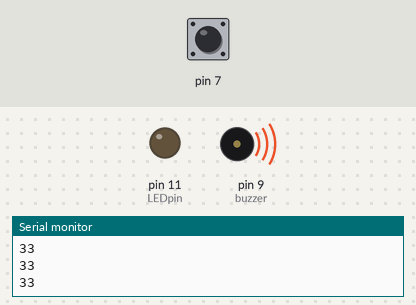
Bench run of a sketch on a simulated Arduino Uno, built with avr-gcc and run on an emulated ATmega328P. On the bench: output pins drawn as LEDs (lit = HIGH), buzzer (waves = sounding), the last lines printed to the serial monitor. The test bench sets the inputs (shaded band); at power-on: pin 7 HIGH.

Above: at 1.2 s.
1.3 s: pin 7 pulled LOW for 0.15 s
At 1.47 s:
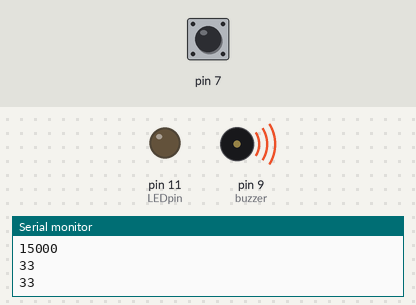
3.1 s: pin 7 pulled LOW for 3.2 s
At 4.1 s:
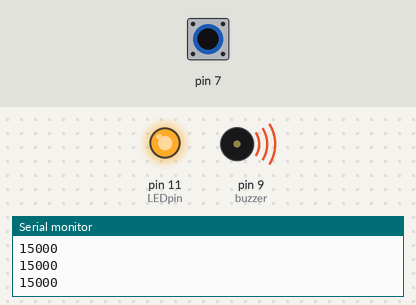
Timing chart, 0 to 7.8 s (numbered marks = the images above; inputs shaded):
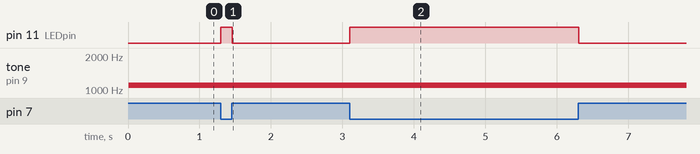

The sketch:

aanraakdoetlampaan.ino
```cpp
#include <CapacitiveSensor.h>
CapacitiveSensor touchSwitch = CapacitiveSensor(4, 7);

int LEDpin = 11;
String Touch = "Touch";
String Ready = "Ready!";
const int buzzer = 9; //buzzer to arduino pin 9


void setup(){
pinMode(LEDpin, OUTPUT);
Serial.begin(9600);
pinMode(buzzer, OUTPUT); // Set buzzer - pin 9 as an output
}
void loop(){
long val = touchSwitch.capacitiveSensor(100);
if (val > 2000) {
digitalWrite(LEDpin, HIGH);
//Serial.println(Touch); // print sensor output
tone(buzzer, 1100); // Send 1KHz sound signal...
} else {
digitalWrite(LEDpin, LOW);
//Serial.println(Ready); // print sensor output
noTone(buzzer);     // Stop sound...
}


tone(buzzer, 1100); // Send 1KHz sound signal...


//debuging
Serial.println(val); // print sensor output
//tone(buzzer, 1100); // Send 1KHz sound signal...
//delay(500);
//tone(buzzer, 800); // Send 1KHz sound signal...
//delay(500);
//tone(buzzer, 500); // Send 1KHz sound signal...
//delay(500);
//tone(buzzer, 500); // Send 1KHz sound signal...
//delay(500);
//tone(buzzer, 800); // Send 1KHz sound signal...
//delay(500);
//tone(buzzer, 1100); // Send 1KHz sound signal...
//delay(500);
//noTone(buzzer);     // Stop sound...
////Serial.println(val); // print sensor output
}
```

Measured:
- after the input at 1.3 s, pin 11 (LEDpin): LOW → HIGH at once, → LOW 0.15 s later
- after the input at 3.1 s, pin 11 (LEDpin): LOW → HIGH at once, → LOW 3.2 s later
